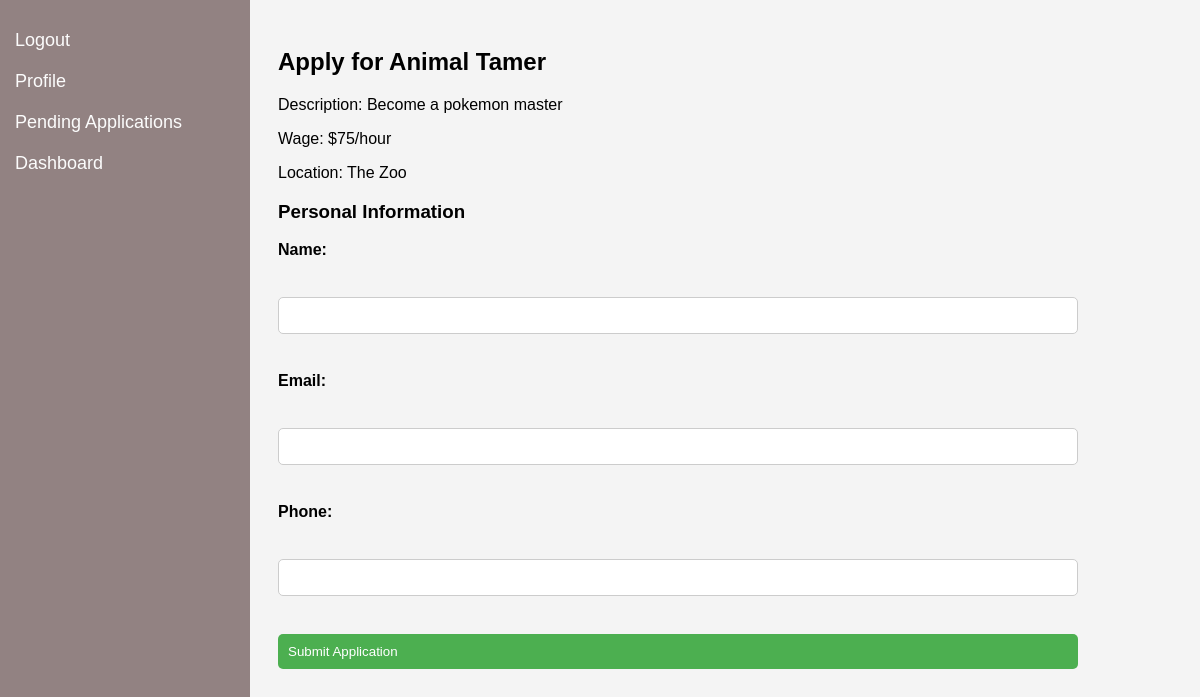
The page /job/8/apply on the database its author committed.
### tables this page shows
CREATE TABLE job_listings (
                    id INTEGER PRIMARY KEY,
                    title TEXT,
                    description TEXT,
                    wage TEXT,
                    location TEXT
                );

### routes.py (the view)
@app_routes.route('/job/<int:job_id>/apply', methods=['GET', 'POST'])
def job_apply(job_id):
    if request.method == 'POST':
        return redirect(url_for('app_routes.submit_job_apply', job_id=job_id))
    conn = get_db_connection()
    cursor = conn.cursor()
    cursor.execute("SELECT * FROM job_listings WHERE id = ?", (job_id,))
    job = cursor.fetchone()
    conn.close()
    if job is None:
        return 'Job not found'
    return render_template('job_apply.html', job=job)

### routes.py (called while the page is built)
def get_db_connection():
    conn = sqlite3.connect('app.db')
    conn.row_factory = sqlite3.Row
    return conn

### templates/job_apply.html (shortened to what this page needs)
<!DOCTYPE html>
<html>
<head>
    <link rel="stylesheet" type="text/css" href="{{ url_for('static', filename='styles.css') }}">
</head>
<body>
    <div class="sidebar">
        <a href="{{ url_for('app_routes.logout') }}">Logout</a>
        <a href="#profile">Profile</a>
        <a href="{{ url_for('app_routes.pending_applications') }}">Pending Applications</a>
        <a href="{{ url_for('app_routes.worker_dashboard') }}">Dashboard</a>
    </div>
    <div class="content">
        <h2>Apply for {{ job['title'] }}</h2>
        <p>Description: {{ job['description'] }}</p>
        <p>Wage: {{ job['wage'] }}</p>
        <p>Location: {{ job['location'] }}</p>
        <h3>Personal Information</h3>
        <form method="post" action="{{ url_for('app_routes.submit_job_apply', job_id=job['id']) }}">
            <label for="name">Name:</label><br>
            <input type="text" id="name" name="name" required><br>
            <label for="email">Email:</label><br>
            <input type="email" id="email" name="email" required><br>
            <label for="phone">Phone:</label><br>
            <input type="tel" id="phone" name="phone" required><br>
            <input type="submit" value="Submit Application">
        </form>
    </div>
</body>
</html>

### static/styles.css (style rules this page uses)
body, h1, h2, p, ul, li { margin: 35; padding: 0; }
body { font-family: Arial, sans-serif; background-color: #f4f4f4; }
.sidebar { height: 100%; width: 250px; position: fixed; z-index: 1; top: 0; left: 0; background-color: #928282; padding-top: 20px; }
.sidebar a { padding: 10px 15px; text-decoration: none; font-size: 18px; color: #fcfcfc; display: block; transition: 0.3s; }
.content { margin-left: 250px; padding: 20px; max-width: 800px; margin-right: auto; }
form { display: flex; flex-direction: column; gap: 10px; }
label { font-weight: bold; text-align: left; }
input { padding: 10px; border: 1px solid #ccc; border-radius: 5px; text-align: left; }
input[type="submit"] { background-color: #4CAF50; color: white; border: none; padding: 10px; border-radius: 5px; cursor: pointer; }

### rows shown on the page
job_listings: title "Animal Tamer", description "Become a pokemon master", wage "$75/hour", location "The Zoo"
